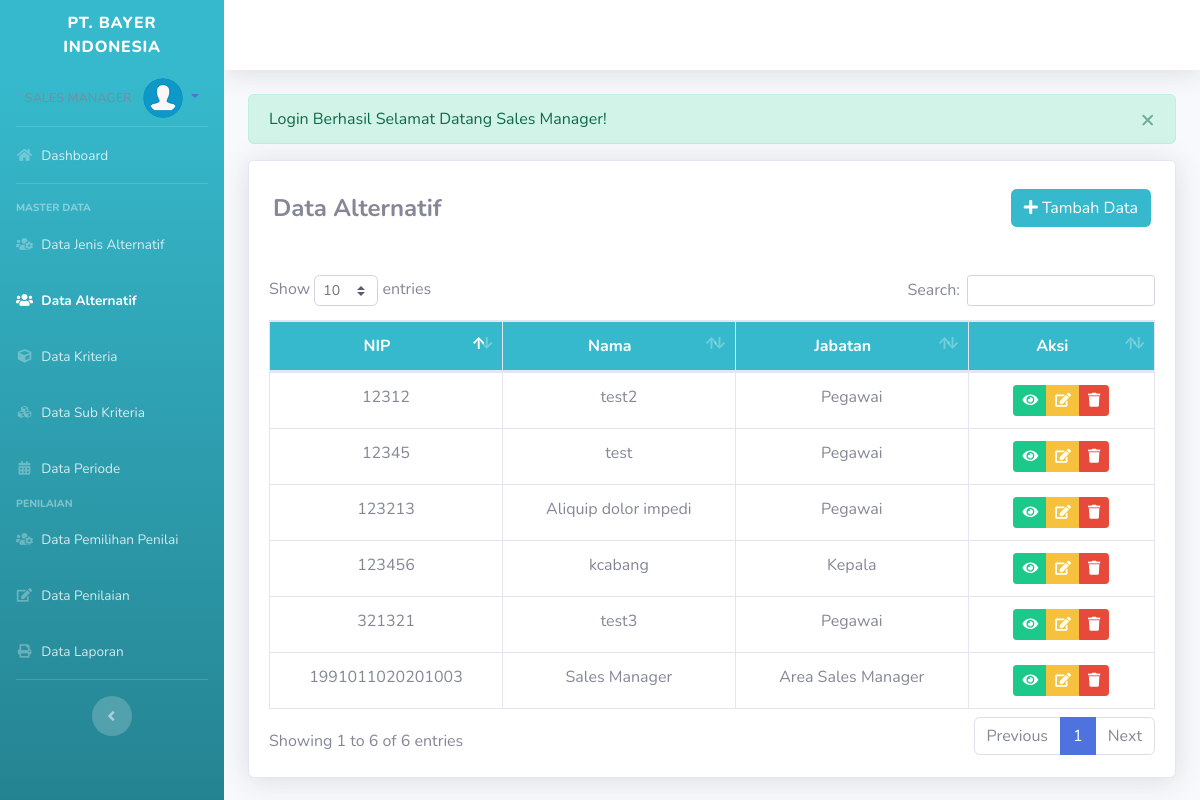
The page /admin/index.php?p=alternatif (signed in) on the database its author committed.
### tables this page shows
CREATE TABLE `user` (
  `nip` char(18) NOT NULL,
  `id_jenis_user` int(11) DEFAULT NULL,
  `password` varchar(100) DEFAULT NULL,
  `nama_pegawai` varchar(100) DEFAULT NULL,
  `status_pegawai` varchar(100) DEFAULT NULL,
  `alamat` text DEFAULT NULL,
  `tempat_lahir` varchar(100) DEFAULT NULL,
  `tgl_lahir` date DEFAULT NULL,
  `jenis_kelamin` char(1) DEFAULT NULL,
  `status_nikah` char(1) DEFAULT NULL,
  `no_telp` varchar(20) DEFAULT NULL,
  `area_kerja` varchar(255) DEFAULT NULL
);

CREATE TABLE `jenis_user` (
  `id_jenis_user` int(10) NOT NULL,
  `jabatan` varchar(20) DEFAULT NULL,
  `level` int(11) DEFAULT NULL
);

### admin/pages/alternatif.php (the view, shortened to what this page needs)
<?php if (isset($_SESSION["flash"])) { ?>
	<div class="alert alert-<?= $_SESSION["flash"]["type"]; ?> alert-dismissible alert_model" role="alert">
		<button type="button" class="close" data-dismiss="alert" aria-label="Close">
			<span aria-hidden="true">&times;</span>
		</button>
		<?= $_SESSION["flash"]["head"]; ?> <?= $_SESSION["flash"]["msg"]; ?>
	</div>
<?php unset($_SESSION['flash']);
} ?>
<div class="card shadow mb-4">
	<div class="card-body">
		<div class="d-flex justify-content-between align-items-center mt-2 mb-5 mx-1">
			<h4 class="m-0 font-weight-bold"> Data Alternatif</h6>
				<button type="button" class="btn btn-info" data-toggle="modal" data-target="#exampleModal"><i class="fa fa-plus"></i> Tambah Data</button>
		</div>
		<table class="table table-bordered" id="dataTable" width="100%" cellspacing="0">
			<thead class="bg-info text-white">
				<tr align="center">
					<th width="25%">NIP</th>
					<th width="25%">Nama</th>
					<th width="25%">Jabatan</th>
					<th width="20%">Aksi</th>
				</tr>
			</thead>
			<tbody>
				<?php
				$sql = "SELECT * FROM user a JOIN jenis_user b ON a.id_jenis_user = b.id_jenis_user";
				$q = mysqli_query($con, $sql);
				while ($row = mysqli_fetch_array($q)) {
				?>
					<tr align="center">
						<td><?= $row['nip']; ?></td>
						<td><?= $row['nama_pegawai']; ?></td>
						<td><?= $row['jabatan']; ?></td>
						<td>
							<div class="btn-group" role="group">
								<button data-toggle="tooltip" data-placement="bottom" title="Detail Data" class="btn btn-success btn-sm btn_info" id="<?= $row['nip']; ?>"><i class="fa fa-eye"></i></button>
								<a data-toggle="tooltip" data-placement="bottom" title="Edit Data" href="index.php?p=alternatif&ubah=true&nip=<?= $row['nip']; ?>" class="btn btn-warning btn-sm"><i class="fa fa-edit"></i></a>
								<button data-toggle="tooltip" data-placement="bottom" title="Hapus Data" class="btn btn-danger btn-sm btn_hapus" id="<?= $row['nip']; ?>"><i class="fa fa-trash"></i></button>
							</div>
						</td>
					</tr>
				<?php } ?>
			</tbody>
		</table>
	</div>
</div>

### admin/index.php (shortened to what this page needs)
<!DOCTYPE html>
<html lang="en">
<head>
  <link href="../assets/vendor/fontawesome-free/css/all.min.css" rel="stylesheet" type="text/css">
  <link href="../assets/css/sb-admin-2.min.css" rel="stylesheet">
  <link href="../assets/vendor/datatables/dataTables.bootstrap4.min.css" rel="stylesheet">
  <link href="../assets/vendor/bootstrap-select/bootstrap-select.min.css" rel="stylesheet">
</head>
<body id="page-top">
  <div id="wrapper">
    <ul class="navbar-nav bg-gradient-info sidebar sidebar-dark accordion" id="accordionSidebar">
      <a class="sidebar-brand d-flex align-items-center justify-content-center" href="index.php?p=home">
        <div class="sidebar-brand-text mx-3">PT. BAYER INDONESIA</div>
      </a>
      <div class="container">
        <div class="d-flex align-items-center justify-content-center">
          <a class="nav-link dropdown-toggle" href="#" id="userDropdown" role="button" data-toggle="dropdown" aria-haspopup="true" aria-expanded="true">
            <span class="text-uppercase mr-2 d-none d-lg-inline text-gray-600 small">
            </span>
            <img class="img-profile rounded-circle" style="width: 40px; height: 40px;" src="../assets/img/user.png">
          </a>
        </div>
      </div>
      <hr class="sidebar-divider my-0">
      <li class="nav-item <?php $p = $_GET['p'];
                          if ($p == 'home') {
                            echo "active";
                          } ?>">
        <a class="nav-link" href="index.php?p=home">
          <i class="fas fa-fw fa-home"></i>
          <span>Dashboard</span></a>
      </li>
      <hr class="sidebar-divider">
      <div class="sidebar-heading">
        MASTER DATA
      </div>
      <li class="nav-item <?php $p = $_GET['p'];
                          if ($p == 'jenisalternatif') {
                            echo "active";
                          } ?>">
        <a class="nav-link" href="index.php?p=jenisalternatif">
          <i class="fas fa-fw fa-users-cog"></i>
          <span>Data Jenis Alternatif</span></a>
      </li>
      <li class="nav-item <?php $p = $_GET['p'];
                          if ($p == 'alternatif') {
                            echo "active";
                          } ?>">
        <a class="nav-link" href="index.php?p=alternatif">
          <i class="fas fa-fw fa-users"></i>
          <span>Data Alternatif</span></a>
      </li>
      <li class="nav-item <?php $p = $_GET['p'];
                          if ($p == 'kriteria') {
                            echo "active";
                          } ?>">
        <a class="nav-link" href="index.php?p=kriteria">
          <i class="fas fa-fw fa-cube"></i>
          <span>Data Kriteria</span></a>
      </li>
      <li class="nav-item <?php $p = $_GET['p'];
                          if ($p == 'subkriteria') {
                            echo "active";
                          } ?>">
        <a class="nav-link" href="index.php?p=subkriteria">
          <i class="fas fa-fw fa-cubes"></i>
          <span>Data Sub Kriteria</span></a>
      </li>
      <li class="nav-item <?php $p = $_GET['p'];
                          if ($p == 'periode') {
                            echo "active";
                          } ?>">
        <a class="nav-link" href="index.php?p=periode">
          <i class="fas fa-fw fa-calendar-alt"></i>
          <span>Data Periode</span></a>
      </li>
      <div class="sidebar-heading">
        PENILAIAN
      </div>
      <?php if ($_SESSION[md5('level')] == 0) : ?>
        <li class="nav-item <?php $p = $_GET['p'];
                            if ($p == 'memilihpen') {
                              echo "active";
                            } ?>">
          <a class="nav-link" href="index.php?p=memilihpen">
            <i class="fas fa-fw fa-users-cog"></i>
            <span>Data Pemilihan Penilai</span></a>
        </li>
      <?php endif; ?>
      <li class="nav-item <?php $p = $_GET['p'];
                          if ($p == 'melakukanpen') {
                            echo "active";
                          } ?>">
        <a class="nav-link" href="index.php?p=melakukanpen">
          <i class="fas fa-fw fa-edit"></i>
          <span>Data Penilaian</span></a>
      </li>
      <li class="nav-item <?php $p = $_GET['p'];
                          if ($p == 'laporanpen') {
                            echo "active";
                          } ?>">
        <a class="nav-link" href="index.php?p=laporanpen">
          <i class="fas fa-fw fa-print"></i>
          <span>Data Laporan</span></a>
      </li>
      <hr class="sidebar-divider d-none d-md-block">
      <div class="text-center d-none d-md-inline">
        <button class="rounded-circle border-0" id="sidebarToggle"></button>
      </div>
    </ul>
    <div id="content-wrapper" class="d-flex flex-column">
      <div id="content">
        <nav class="navbar navbar-expand navbar-light bg-white topbar mb-4 static-top shadow">
        </nav>
        <div class="container-fluid">
          <?php
          if (isset($_GET['p'])) {
            $dir = 'pages';
            $page = $_GET['p'] . '.php';
            $hal = scandir($dir);
            if (in_array($page, $hal)) {
              include $dir . '/' . $page;
            } else {
              include 'pages/404.php';
            }
          } else {
            include 'pages/home.php';
          }
          ?>
        </div>
      </div>
    </div>
  </div>
</body>
</html>

### rows shown on the page
user: nip "12312", nama_pegawai "test2", id_jenis_user.jabatan "Pegawai"
user: nip "123213", nama_pegawai "Aliquip dolor impedi", id_jenis_user.jabatan "Pegawai"
user: nip "12345", nama_pegawai "test", id_jenis_user.jabatan "Pegawai"
user: nip "123456", nama_pegawai "kcabang", id_jenis_user.jabatan "Kepala"
user: nip "1991011020201003", nama_pegawai "Sales Manager", id_jenis_user.jabatan "Area Sales Manager"
user: nip "321321", nama_pegawai "test3", id_jenis_user.jabatan "Pegawai"

### other values the page prints
$_SESSION["flash"]["head"] "Login Berhasil"
$_SESSION["flash"]["msg"] "Selamat Datang Sales Manager!"
